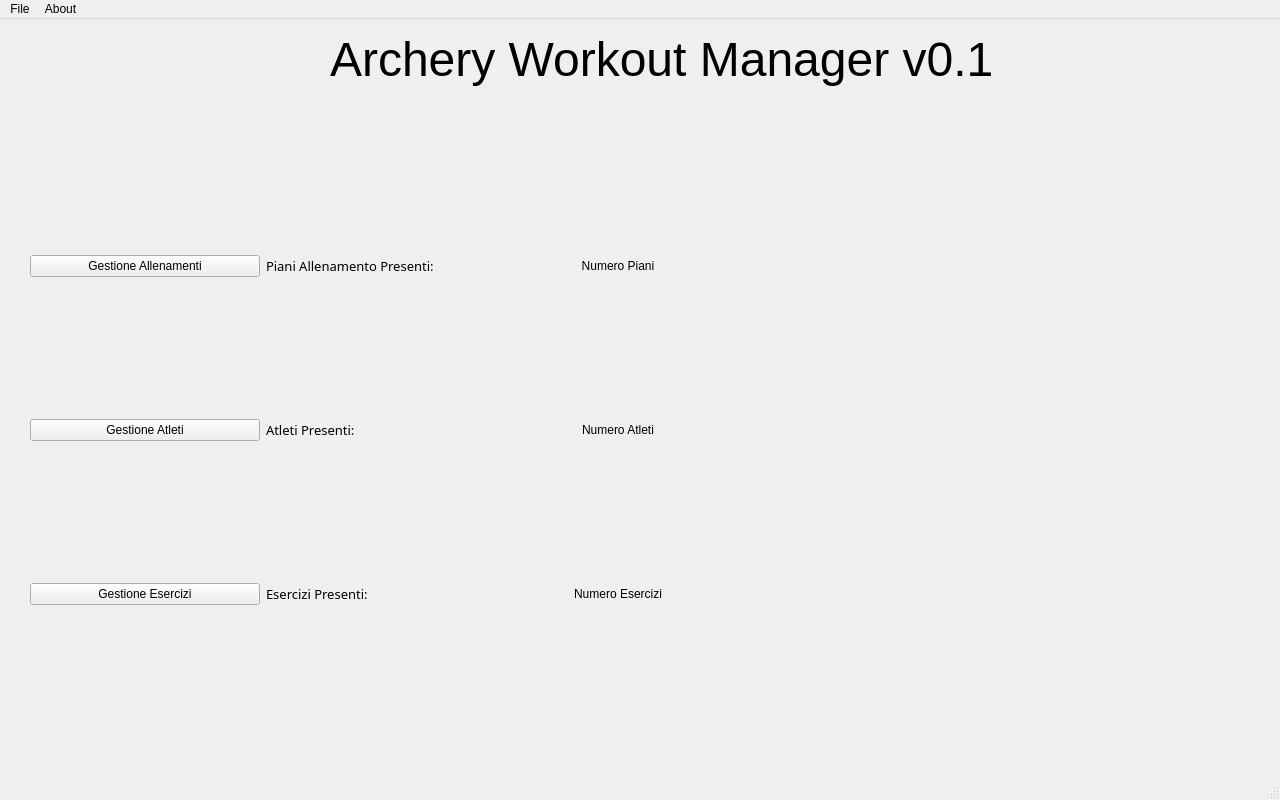
<?xml version="1.0" encoding="UTF-8"?>
<ui version="4.0">
 <class>MainWindow</class>
 <widget class="QMainWindow" name="MainWindow">
  <property name="geometry">
   <rect>
    <x>0</x>
    <y>0</y>
    <width>1280</width>
    <height>800</height>
   </rect>
  </property>
  <property name="sizePolicy">
   <sizepolicy hsizetype="Expanding" vsizetype="Expanding">
    <horstretch>0</horstretch>
    <verstretch>0</verstretch>
   </sizepolicy>
  </property>
  <property name="minimumSize">
   <size>
    <width>1280</width>
    <height>800</height>
   </size>
  </property>
  <property name="windowTitle">
   <string>Archery Workout Manager v0.1</string>
  </property>
  <widget class="QWidget" name="centralwidget">
   <widget class="QLabel" name="LBL_title">
    <property name="geometry">
     <rect>
      <x>330</x>
      <y>10</y>
      <width>771</width>
      <height>61</height>
     </rect>
    </property>
    <property name="font">
     <font>
      <family>Cantarell</family>
      <pointsize>36</pointsize>
     </font>
    </property>
    <property name="text">
     <string>Archery Workout Manager v0.1</string>
    </property>
   </widget>
   <widget class="QLabel" name="LBL_logo">
    <property name="geometry">
     <rect>
      <x>780</x>
      <y>210</y>
      <width>461</width>
      <height>391</height>
     </rect>
    </property>
    <property name="text">
     <string/>
    </property>
    <property name="pixmap">
     <pixmap>GFX/bow-and-arrow.png</pixmap>
    </property>
    <property name="scaledContents">
     <bool>true</bool>
    </property>
   </widget>
   <widget class="QWidget" name="gridLayoutWidget">
    <property name="geometry">
     <rect>
      <x>30</x>
      <y>100</y>
      <width>703</width>
      <height>622</height>
     </rect>
    </property>
    <layout class="QGridLayout" name="LYT_main">
     <item row="3" column="0">
      <widget class="QPushButton" name="BTN_exManager">
       <property name="sizePolicy">
        <sizepolicy hsizetype="Minimum" vsizetype="Fixed">
         <horstretch>0</horstretch>
         <verstretch>0</verstretch>
        </sizepolicy>
       </property>
       <property name="text">
        <string>Gestione Esercizi</string>
       </property>
      </widget>
     </item>
     <item row="2" column="0">
      <widget class="QPushButton" name="BTN_athlManager">
       <property name="sizePolicy">
        <sizepolicy hsizetype="Minimum" vsizetype="Fixed">
         <horstretch>0</horstretch>
         <verstretch>0</verstretch>
        </sizepolicy>
       </property>
       <property name="text">
        <string>Gestione Atleti</string>
       </property>
      </widget>
     </item>
     <item row="3" column="2">
      <widget class="QLabel" name="LBL_exManager">
       <property name="font">
        <font>
         <family>Technic</family>
         <pointsize>10</pointsize>
        </font>
       </property>
       <property name="styleSheet">
        <string notr="true"></string>
       </property>
       <property name="text">
        <string>Esercizi Presenti:</string>
       </property>
      </widget>
     </item>
     <item row="2" column="2">
      <widget class="QLabel" name="LBL_athlManager">
       <property name="font">
        <font>
         <family>Technic</family>
         <pointsize>10</pointsize>
        </font>
       </property>
       <property name="text">
        <string>Atleti Presenti:</string>
       </property>
      </widget>
     </item>
     <item row="0" column="0">
      <widget class="QPushButton" name="BTN_wkoutManager">
       <property name="sizePolicy">
        <sizepolicy hsizetype="Minimum" vsizetype="Fixed">
         <horstretch>0</horstretch>
         <verstretch>0</verstretch>
        </sizepolicy>
       </property>
       <property name="text">
        <string>Gestione Allenamenti</string>
       </property>
      </widget>
     </item>
     <item row="0" column="2">
      <widget class="QLabel" name="LBL_wkoutManager">
       <property name="font">
        <font>
         <family>Technic</family>
         <pointsize>10</pointsize>
        </font>
       </property>
       <property name="text">
        <string>Piani Allenamento Presenti: </string>
       </property>
      </widget>
     </item>
     <item row="0" column="3">
      <widget class="QLabel" name="LBL_numWkouts">
       <property name="text">
        <string>&lt;html&gt;&lt;head/&gt;&lt;body&gt;&lt;p align=&quot;center&quot;&gt;Numero Piani&lt;/p&gt;&lt;/body&gt;&lt;/html&gt;</string>
       </property>
      </widget>
     </item>
     <item row="2" column="3">
      <widget class="QLabel" name="LBL_numAthletes">
       <property name="text">
        <string>&lt;html&gt;&lt;head/&gt;&lt;body&gt;&lt;p align=&quot;center&quot;&gt;Numero Atleti&lt;/p&gt;&lt;/body&gt;&lt;/html&gt;</string>
       </property>
      </widget>
     </item>
     <item row="3" column="3">
      <widget class="QLabel" name="LBL_numEx">
       <property name="text">
        <string>&lt;html&gt;&lt;head/&gt;&lt;body&gt;&lt;p align=&quot;center&quot;&gt;Numero Esercizi&lt;/p&gt;&lt;/body&gt;&lt;/html&gt;</string>
       </property>
      </widget>
     </item>
    </layout>
   </widget>
  </widget>
  <widget class="QStatusBar" name="statusbar"/>
  <widget class="QMenuBar" name="menubar">
   <property name="geometry">
    <rect>
     <x>0</x>
     <y>0</y>
     <width>1280</width>
     <height>27</height>
    </rect>
   </property>
   <widget class="QMenu" name="menuFile">
    <property name="title">
     <string>File</string>
    </property>
    <addaction name="actionConnect_to_Remote_DB"/>
    <addaction name="actionQuit"/>
   </widget>
   <widget class="QMenu" name="menuAbout">
    <property name="title">
     <string>About</string>
    </property>
    <addaction name="actionHelp"/>
    <addaction name="actionAbout"/>
   </widget>
   <addaction name="menuFile"/>
   <addaction name="menuAbout"/>
  </widget>
  <action name="actionHelp">
   <property name="text">
    <string>Help</string>
   </property>
  </action>
  <action name="actionAbout">
   <property name="text">
    <string>About</string>
   </property>
  </action>
  <action name="actionConnect_to_Remote_DB">
   <property name="text">
    <string>Connect to Remote DB</string>
   </property>
  </action>
  <action name="actionQuit">
   <property name="text">
    <string>Quit</string>
   </property>
  </action>
 </widget>
 <resources/>
 <connections/>
</ui>
